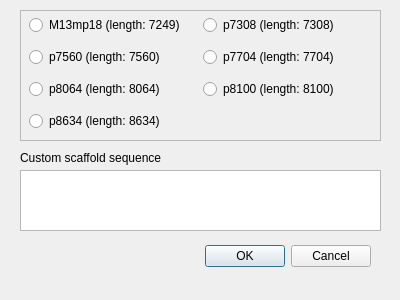
<?xml version="1.0" encoding="UTF-8"?>
<ui version="4.0">
 <class>SequenceDialog</class>
 <widget class="QDialog" name="SequenceDialog">
  <property name="geometry">
   <rect>
    <x>0</x>
    <y>0</y>
    <width>400</width>
    <height>300</height>
   </rect>
  </property>
  <property name="windowTitle">
   <string>Set scaffold base sequence</string>
  </property>
  <widget class="QDialogButtonBox" name="buttonBox">
   <property name="geometry">
    <rect>
     <x>30</x>
     <y>240</y>
     <width>341</width>
     <height>32</height>
    </rect>
   </property>
   <property name="orientation">
    <enum>Qt::Horizontal</enum>
   </property>
   <property name="standardButtons">
    <set>QDialogButtonBox::Cancel|QDialogButtonBox::Ok</set>
   </property>
  </widget>
  <widget class="QPlainTextEdit" name="plainTextEdit">
   <property name="geometry">
    <rect>
     <x>20</x>
     <y>170</y>
     <width>361</width>
     <height>61</height>
    </rect>
   </property>
  </widget>
  <widget class="QFrame" name="frame">
   <property name="geometry">
    <rect>
     <x>20</x>
     <y>10</y>
     <width>361</width>
     <height>131</height>
    </rect>
   </property>
   <property name="frameShape">
    <enum>QFrame::StyledPanel</enum>
   </property>
   <property name="frameShadow">
    <enum>QFrame::Raised</enum>
   </property>
   <widget class="QWidget" name="gridLayoutWidget">
    <property name="geometry">
     <rect>
      <x>9</x>
      <y>-1</y>
      <width>341</width>
      <height>131</height>
     </rect>
    </property>
    <layout class="QGridLayout" name="gridLayout">
     <item row="0" column="1">
      <widget class="QRadioButton" name="radioButton_4">
       <property name="text">
        <string>p7308 (length: 7308)</string>
       </property>
      </widget>
     </item>
     <item row="1" column="0">
      <widget class="QRadioButton" name="radioButton_2">
       <property name="text">
        <string>p7560 (length: 7560)</string>
       </property>
      </widget>
     </item>
     <item row="2" column="0">
      <widget class="QRadioButton" name="radioButton_5">
       <property name="text">
        <string>p8064 (length: 8064)</string>
       </property>
      </widget>
     </item>
     <item row="0" column="0">
      <widget class="QRadioButton" name="radioButton">
       <property name="text">
        <string>M13mp18 (length: 7249)</string>
       </property>
      </widget>
     </item>
     <item row="2" column="1">
      <widget class="QRadioButton" name="radioButton_6">
       <property name="text">
        <string>p8100 (length: 8100)</string>
       </property>
      </widget>
     </item>
     <item row="1" column="1">
      <widget class="QRadioButton" name="radioButton_3">
       <property name="text">
        <string>p7704 (length: 7704)</string>
       </property>
      </widget>
     </item>
     <item row="3" column="0">
      <widget class="QRadioButton" name="radioButton_7">
       <property name="text">
        <string>p8634 (length: 8634)</string>
       </property>
      </widget>
     </item>
    </layout>
   </widget>
  </widget>
  <widget class="QLabel" name="label">
   <property name="geometry">
    <rect>
     <x>20</x>
     <y>150</y>
     <width>141</width>
     <height>16</height>
    </rect>
   </property>
   <property name="text">
    <string>Custom scaffold sequence:</string>
   </property>
  </widget>
 </widget>
 <resources/>
 <connections>
  <connection>
   <sender>buttonBox</sender>
   <signal>accepted()</signal>
   <receiver>SequenceDialog</receiver>
   <slot>accept()</slot>
   <hints>
    <hint type="sourcelabel">
     <x>248</x>
     <y>254</y>
    </hint>
    <hint type="destinationlabel">
     <x>157</x>
     <y>274</y>
    </hint>
   </hints>
  </connection>
  <connection>
   <sender>buttonBox</sender>
   <signal>rejected()</signal>
   <receiver>SequenceDialog</receiver>
   <slot>reject()</slot>
   <hints>
    <hint type="sourcelabel">
     <x>316</x>
     <y>260</y>
    </hint>
    <hint type="destinationlabel">
     <x>286</x>
     <y>274</y>
    </hint>
   </hints>
  </connection>
 </connections>
</ui>
